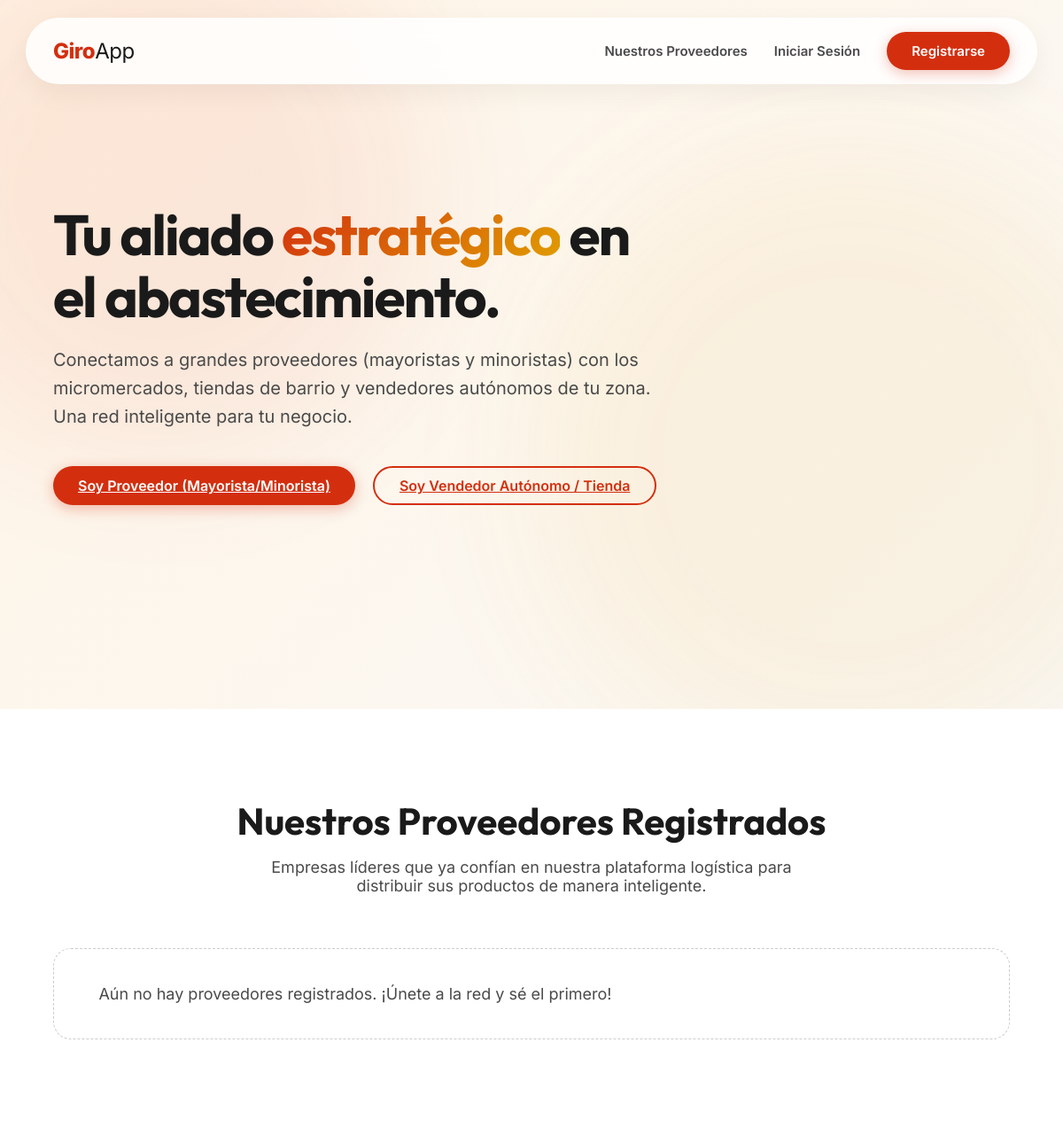
/, run on an earlier commit of the app's database.
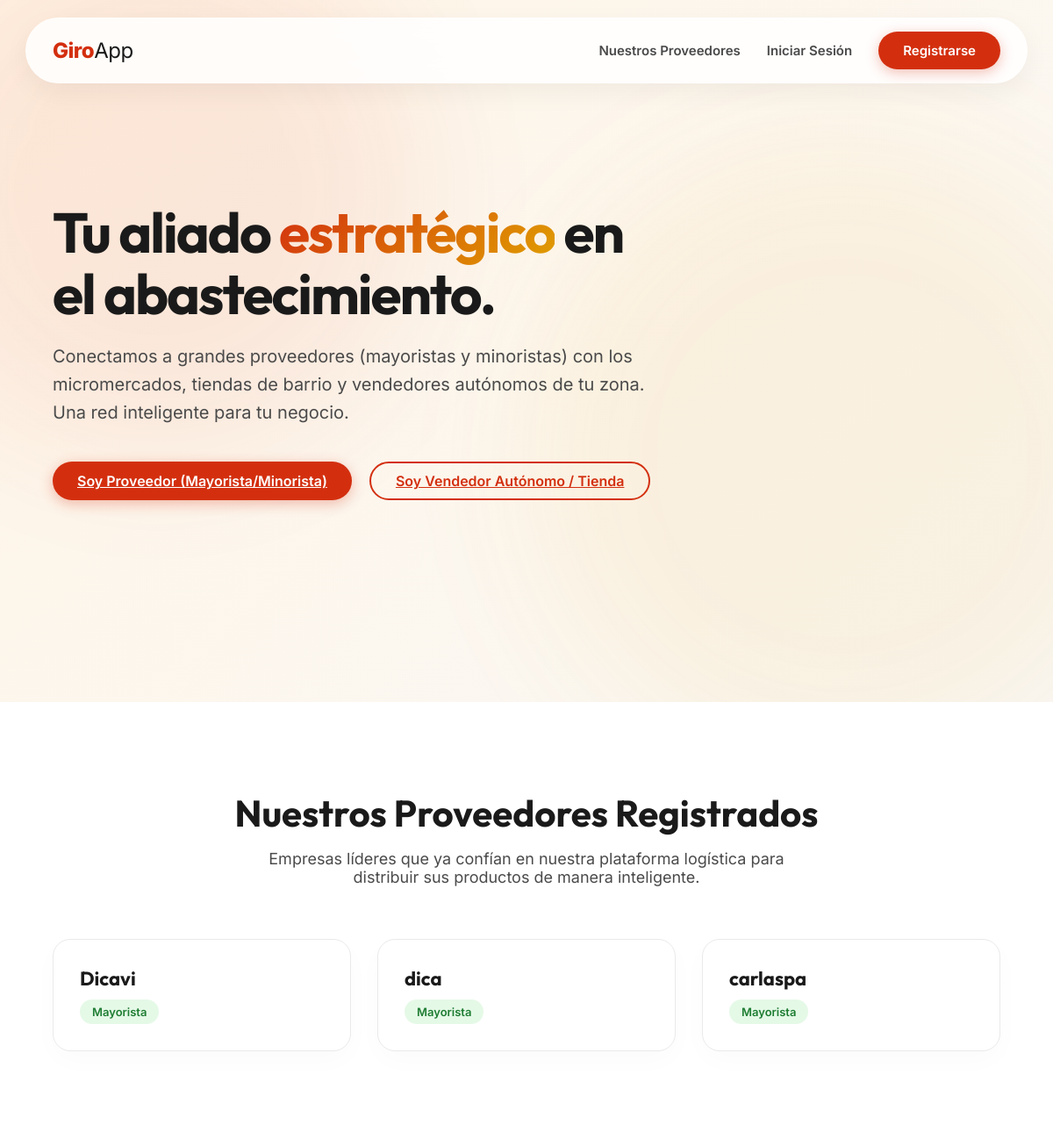
And on a later commit of the database.
### appGiro/models.py (models this page shows, shortened)
class Proveedor(models.Model):
    TIPO_CHOICES = [
        ('Mayorista', 'Mayorista'),
        ('Minorista', 'Minorista'),
    ]
    usuario = models.OneToOneField(User, on_delete=models.CASCADE)
    nombre_empresa = models.CharField(max_length=150)
    tipo = models.CharField(max_length=50, choices=TIPO_CHOICES)

### appGiro/views.py (the view, shortened to what this page needs)
# urls.py: path('', views.landing_page, name='landing'),
def landing_page(request):
    proveedores = Proveedor.objects.all()
    return render(request, 'landing.html', {'proveedores': proveedores})

### appGiro/templates/landing.html (shortened to what this page needs)
{% load static %}
<!DOCTYPE html>
<html lang="es">
<head>
    <link rel="stylesheet" href="{% static 'css/landing_premium.css' %}">
</head>
<body>
    <nav class="landing-nav fade-up">
        <a href="{% url 'landing' %}" class="landing-logo">Giro<span>App</span></a>
        <div class="landing-nav-links">
            <a href="#proveedores">Nuestros Proveedores</a>
            <a href="{% url 'login' %}">Iniciar Sesión</a>
            <a href="#registro" class="btn-premium">Registrarse</a>
        </div>
    </nav>
    <section class="hero-section">
        <div class="blob blob-1"></div>
        <div class="blob blob-2"></div>
        <div class="hero-content fade-up" style="animation-delay: 0.3s;">
            <h1>Tu aliado <span>estratégico</span> en el abastecimiento.</h1>
            <p>Conectamos a grandes proveedores (mayoristas y minoristas) con los micromercados, tiendas de barrio y
                vendedores autónomos de tu zona. Una red inteligente para tu negocio.</p>
            <div id="registro" class="hero-buttons">
                <a href="{% url 'registro_proveedor' %}" class="btn-premium">Soy Proveedor (Mayorista/Minorista)</a>
                <a href="{% url 'registro_trabajador' %}" class="btn-outline">Soy Vendedor Autónomo / Tienda</a>
            </div>
        </div>
    </section>
    <section id="proveedores" class="proveedores-section fade-up">
        <h2>Nuestros Proveedores Registrados</h2>
        <p>Empresas líderes que ya confían en nuestra plataforma logística para distribuir sus productos de manera
            inteligente.</p>
        <div class="proveedores-grid">
            {% for prov in proveedores %}
            <div class="prov-card">
                <h3>{{ prov.nombre_empresa }}</h3>
                {% if prov.tipo == 'Mayorista' %}
                <span class="badge badge-mayorista">{{ prov.tipo }}</span>
                {% else %}
                <span class="badge badge-minorista">{{ prov.tipo }}</span>
                {% endif %}
            </div>
            {% empty %}
            <div
                style="grid-column: 1 / -1; color: var(--gray-dark); padding: 40px; border: 1px dashed #ccc; border-radius: 20px;">
                <p style="margin: 0;">Aún no hay proveedores registrados. ¡Únete a la red y sé el primero!</p>
            </div>
            {% endfor %}
        </div>
    </section>
</body>
</html>

What changed in the data, as far as the page shows it:
added Proveedor: nombre_empresa "Dicavi", tipo "Mayorista"
added Proveedor: nombre_empresa "dica", tipo "Mayorista"
added Proveedor: nombre_empresa "carlaspa", tipo "Mayorista"
Also different on the page:
text no longer shown: "Aún no hay proveedores registrados. ¡Únete a la red y sé el primero!"
